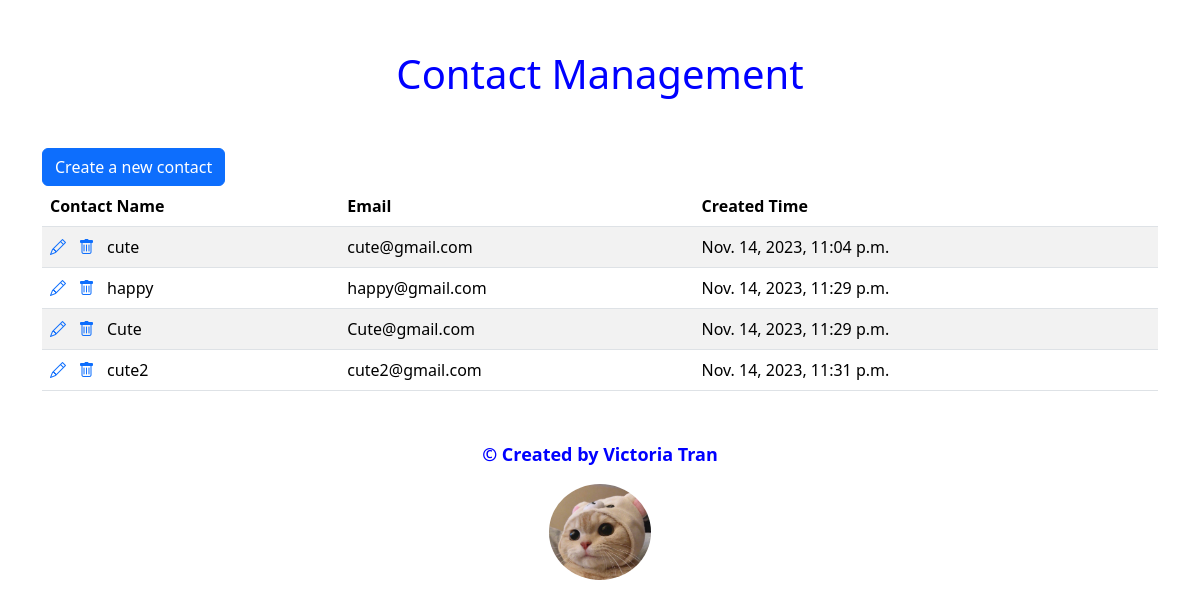
Before: / with the older database file.
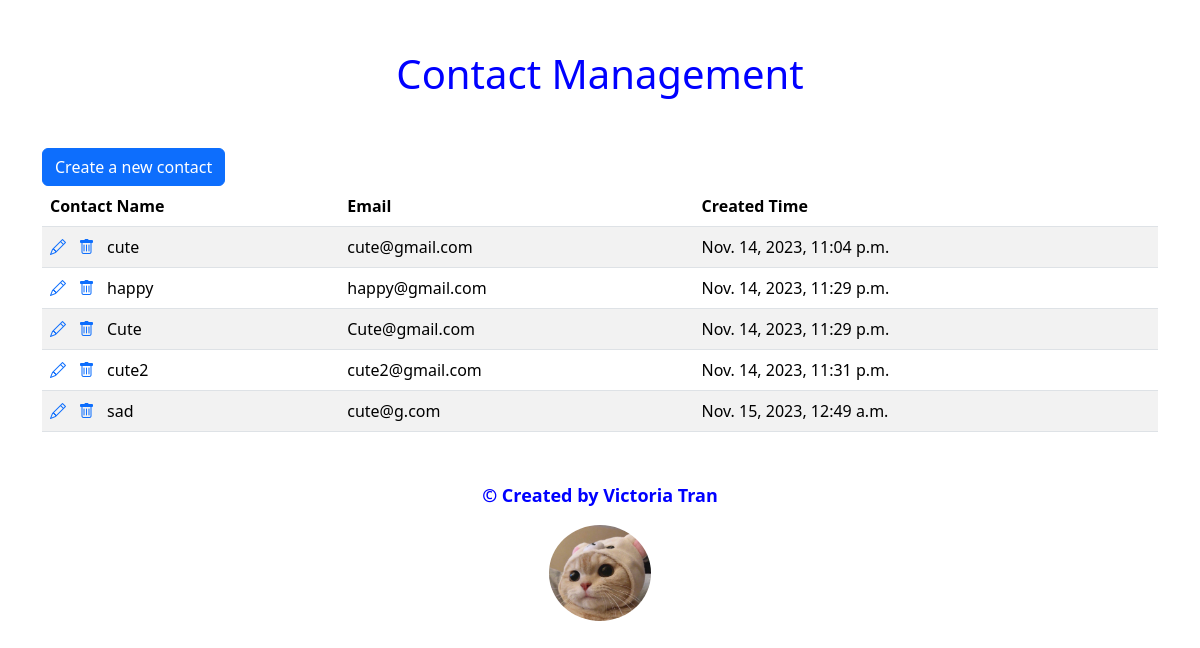
After: the same page with the newer database file.
### contacts/models.py (models this page shows)
class Contact(models.Model):
    name = models.CharField(max_length=20, null=False, unique=True, error_messages={'unique':"Contact with this name already exists."})
    email = models.EmailField(null=False, unique=True, error_messages={
        'unique': "This email is already in use.",
        'required': "Email field cannot be empty.",
        'invalid': "Enter a valid email address."})
    notes = models.TextField(max_length = 200, default="", blank="True") #multiple lines of text
    created_time = models.DateTimeField(auto_now_add=True)

### contacts/views.py (the view)
# urls.py: path("", ContactListView.as_view(), name="contact_list"),
class ContactListView(ListView):
    model = Contact

### contacts/templates/contacts/contact_list.html (shortened to what this page needs)
{% extends "base.html" %}
{% block content %}
<h1>Contact Management</h1>
<a class="btn btn-primary" href="{% url 'contact_create' %}">
    Create a new contact
</a>
<table class="table table-striped">
    <thead>
        <tr>
            <th>Contact Name</th>
            <th>Email</th>
            <th>Created Time</th>
        </tr>
    </thead>
    <tbody>
        {% for contact in contact_list %}
        <tr>
            <td>
                <a class="icon-link" href="{% url 'contact_detail' contact.pk %}">
                    <i class="bi bi-pencil"></i> </a>
                <a class="icon-link" href="{% url 'contact_delete' contact.pk %}">
                    <i class="bi bi-trash"></i> </a>
                  {{ contact.name }}
            </td>
            <td>
                {{contact.email}}
            </td>
            <td>
                {{contact.created_time}}
            </td>
        </tr>
        {% endfor %}
    </tbody>
</table>
{% endblock content %}

### templates/base.html (shortened to what this page needs)
<!DOCTYPE html>
<html lang="en">
<head>
    <link href="https://cdn.jsdelivr.net/npm/bootstrap@5.3.2/dist/css/bootstrap.min.css"
    rel="stylesheet"
>
  <link rel="stylesheet"
    href="https://cdn.jsdelivr.net/npm/bootstrap-icons@1.3.0/font/bootstrap-icons.css">
    {% load static %}
</head>
<body>
    <div class="container">
        {% block content %}
        {% endblock content%}
        <footer>
            <p>&copy; Created by Victoria Tran</p>
            <img src = "{% static 'images/cat.jpg' %}" alt="cute cat">
        </footer>
    </div>
</body>
</html>

### templates/base.html (style rules this page uses)
footer { text-align: center; color:blue; margin: 50px; font-weight: bold; font-size: large; }
h1 { text-align: center; margin: 50px; color: blue; }
img { width: 10%; border-radius: 50%; }

Changed rows visible on the page:
added Contact: name "sad", email "cute@g.com", created_time "Nov. 15, 2023, 12:49 a.m."
